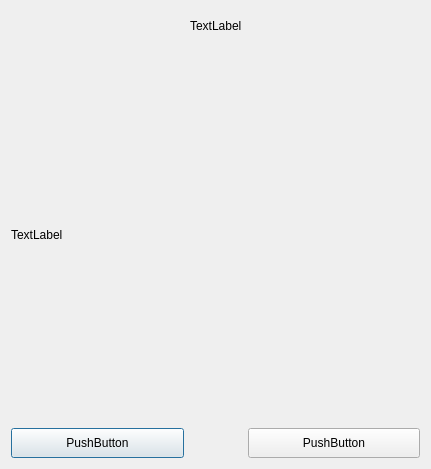
<?xml version="1.0" encoding="UTF-8"?>
<ui version="4.0">
 <class>streetviewdialog</class>
 <widget class="QDialog" name="streetviewdialog">
  <property name="geometry">
   <rect>
    <x>0</x>
    <y>0</y>
    <width>431</width>
    <height>469</height>
   </rect>
  </property>
  <property name="windowTitle">
   <string>Dialog</string>
  </property>
  <layout class="QGridLayout" name="gridLayout">
   <item row="1" column="1">
    <widget class="QLabel" name="labelProgress">
     <property name="minimumSize">
      <size>
       <width>0</width>
       <height>30</height>
      </size>
     </property>
     <property name="maximumSize">
      <size>
       <width>16777215</width>
       <height>30</height>
      </size>
     </property>
     <property name="text">
      <string>TextLabel</string>
     </property>
    </widget>
   </item>
   <item row="1" column="0">
    <spacer name="horizontalSpacer">
     <property name="orientation">
      <enum>Qt::Horizontal</enum>
     </property>
     <property name="sizeHint" stdset="0">
      <size>
       <width>40</width>
       <height>20</height>
      </size>
     </property>
    </spacer>
   </item>
   <item row="1" column="2">
    <spacer name="horizontalSpacer_2">
     <property name="orientation">
      <enum>Qt::Horizontal</enum>
     </property>
     <property name="sizeHint" stdset="0">
      <size>
       <width>40</width>
       <height>20</height>
      </size>
     </property>
    </spacer>
   </item>
   <item row="2" column="0" colspan="3">
    <widget class="QLabel" name="labelImage">
     <property name="text">
      <string>TextLabel</string>
     </property>
    </widget>
   </item>
   <item row="5" column="0">
    <widget class="QPushButton" name="pbPrevious">
     <property name="minimumSize">
      <size>
       <width>0</width>
       <height>30</height>
      </size>
     </property>
     <property name="text">
      <string>PushButton</string>
     </property>
    </widget>
   </item>
   <item row="5" column="2">
    <widget class="QPushButton" name="pbNext">
     <property name="minimumSize">
      <size>
       <width>0</width>
       <height>30</height>
      </size>
     </property>
     <property name="text">
      <string>PushButton</string>
     </property>
    </widget>
   </item>
  </layout>
 </widget>
 <resources/>
 <connections/>
</ui>
